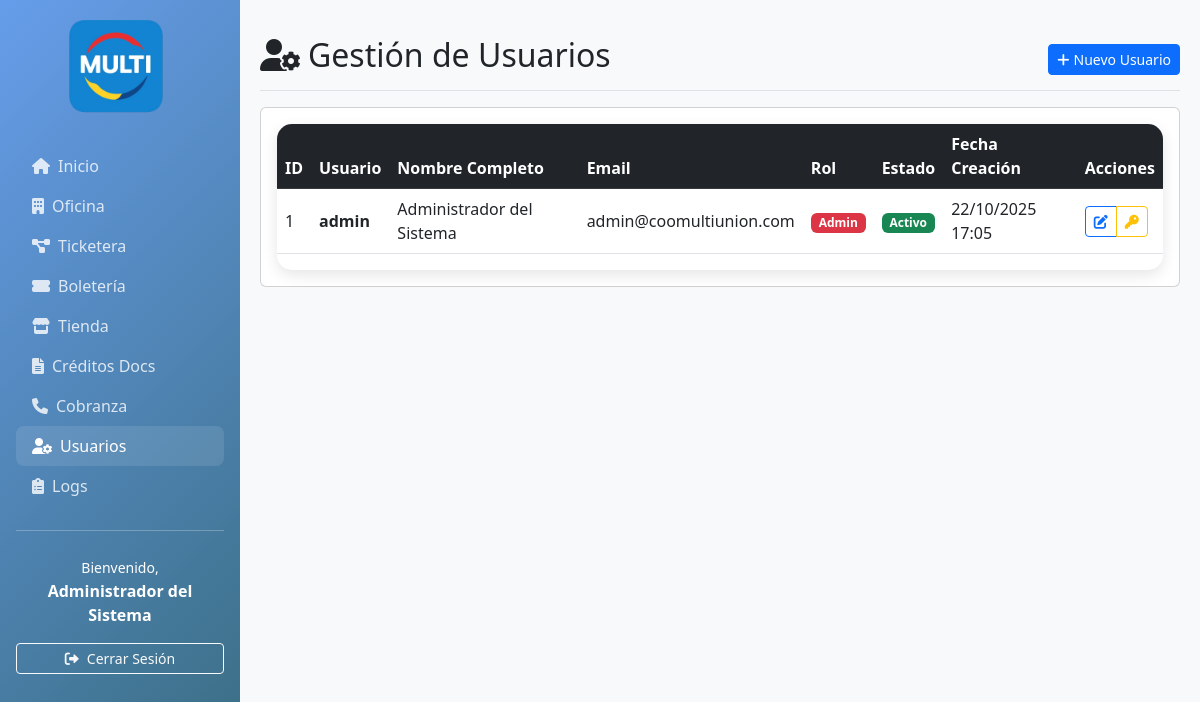
Page /ui/modules/usuarios/pages/usuarios.php (signed in) on the committed database.
### tables this page shows
CREATE TABLE IF NOT EXISTS control_usuarios (
        id INT AUTO_INCREMENT PRIMARY KEY,
        usuario VARCHAR(50) UNIQUE NOT NULL,
        password VARCHAR(255) NOT NULL,
        nombre_completo VARCHAR(100) NOT NULL,
        email VARCHAR(100),
        rol VARCHAR(20) NOT NULL,
        estado_activo BOOLEAN DEFAULT TRUE,
        fecha_creacion TIMESTAMP DEFAULT CURRENT_TIMESTAMP,
        fecha_actualizacion TIMESTAMP NULL DEFAULT NULL
    );

### ui/config/paths.php (called while the page is built, shortened)
<?php
function getBaseUrl() {
    $scriptName = $_SERVER['SCRIPT_NAME'];
    $marker = '/ui/';
    $pos = strpos($scriptName, $marker);
    if ($pos !== false) {
        return substr($scriptName, 0, $pos + strlen($marker));
    }
    return './';
}
?>

### ui/config/database.php (called while the page is built, shortened)
<?php
class Database {
    private static $instance = null;
    private $connection;
    private function __construct() {
        try {
            $this->connection = new PDO(
                "mysql:host=" . DB_HOST . ";dbname=" . DB_NAME . ";charset=utf8mb4",
                DB_USER,
                DB_PASS,
                [
                    PDO::ATTR_ERRMODE => PDO::ERRMODE_EXCEPTION,
                    PDO::ATTR_DEFAULT_FETCH_MODE => PDO::FETCH_ASSOC,
                    PDO::ATTR_EMULATE_PREPARES => false
                ]
            );
        } catch (PDOException $e) {
            die("Error de conexión: " . $e->getMessage());
        }
    }
    public static function getInstance() {
        if (self::$instance === null) {
            self::$instance = new self();
        }
        return self::$instance;
    }
    public function getConnection() {
        return $this->connection;
    }
}
function getConnection() {
    return Database::getInstance()->getConnection();
}
?>

### ui/controllers/AuthController.php (called while the page is built, shortened)
<?php
require_once __DIR__ . '/../models/User.php';
require_once __DIR__ . '/../config/paths.php';
require_once __DIR__ . '/../config/database.php';
class AuthController {
    public function isAuthenticated() {
        return isset($_SESSION['user_id']) &&
               !empty($_SESSION['user_id']) &&
               isset($_SESSION['username']) &&
               isset($_SESSION['nombre_completo']) &&
               isset($_SESSION['user_role']);
    }
    private function enforceIdleTimeout(int $idleSeconds = 3600): void {
        $now = time();
        $last = (int)($_SESSION['last_activity'] ?? $now);
    }
    public function getCurrentUser() {
        if ($this->isAuthenticated()) {
            return [
                'id' => $_SESSION['user_id'],
                'username' => $_SESSION['username'],
                'nombre_completo' => $_SESSION['nombre_completo'],
                'rol' => $_SESSION['user_role'],
                'email' => $_SESSION['user_email'] ?? ''
            ];
        }
        return null;
    }
    private function ensurePermissionsLoaded() {
        $currentRole = $_SESSION["user_role"] ?? '';
        $rolesPath = __DIR__ . '/../../roles.json';
        $currentRolesMtime = is_file($rolesPath) ? @filemtime($rolesPath) : 0;
        $needsReload = false;
        if (!isset($_SESSION['module_perms_loaded']) || !$_SESSION['module_perms_loaded']) {
            $needsReload = true;
        }
        if (($_SESSION['perm_role'] ?? null) !== $currentRole) {
            $needsReload = true;
        }
        if (($currentRolesMtime !== 0) && (($_SESSION['roles_json_mtime'] ?? 0) !== $currentRolesMtime)) {
            $needsReload = true;
        }
        if (!$needsReload) { return; }
        if ($currentRole === 'admin') {
            return;
        }
    }
    public function canAccessModule(string $moduleKey): bool {
        $role = $_SESSION['user_role'] ?? '';
        if ($role === 'admin') return true;
        return false;
    }
}
?>

### ui/models/User.php (called while the page is built, shortened)
<?php
require_once __DIR__ . '/../config/database.php';
class User {
    private $conn;
    public function __construct() {
        $this->conn = getConnection();
    }
    public function getAll() {
        try {
            $stmt = $this->conn->query("
                SELECT id, usuario, nombre_completo, email, rol, estado_activo as estado, fecha_creacion
                FROM control_usuarios
                ORDER BY nombre_completo
            ");
            return $stmt->fetchAll();
        } catch (Exception $e) {
            error_log("Error obteniendo usuarios: " . $e->getMessage());
            return [];
        }
    }
}
?>

### ui/utils/dictionary.php (called while the page is built, shortened)
<?php
require_once __DIR__ . '/../config/paths.php';
class Dictionary {
    private static $data = null;
    private static function load(): void {
        if (self::$data !== null) {
            return;
        }
        $jsonPath = getAbsolutePath('../dictionary.json');
        $raw = file_get_contents($jsonPath);
        $parsed = json_decode($raw, true);
        self::$data = is_array($parsed) ? $parsed : ['tablas' => []];
    }
    public static function label(string $table, string $field, ?string $default = null): string {
        $tablas = self::$data['tablas'] ?? [];
        $tabla = $tablas[$table] ?? null;
        return $default ?? ucwords(str_replace('_', ' ', $field));
    }
}
function dict_label(string $table, string $field, ?string $default = null): string {
    return Dictionary::label($table, $field, $default);
}
?>

### ui/modules/usuarios/pages/usuarios.php (the view, shortened to what this page needs)
<?php
require_once '../../../controllers/AuthController.php';
require_once '../../../models/User.php';
require_once '../../../config/paths.php';
require_once '../../../utils/dictionary.php';
$authController = new AuthController();
$authController->requireModule('usuarios.gestion');
$userModel = new User();
$usuarios = $userModel->getAll();
$currentUser = $authController->getCurrentUser();
$currentPage = 'usuarios';
include '../../../views/layouts/header.php';
?>
<div class="container-fluid">
    <div class="row">
        <?php include '../../../views/layouts/sidebar.php'; ?>
        <main class="col-12 main-content">
            <div class="d-flex justify-content-between flex-wrap flex-md-nowrap align-items-center pt-3 pb-2 mb-3 border-bottom">
                <h1 class="h2">
                    <i class="fas fa-user-cog me-2"></i>Gestión de Usuarios
                </h1>
                <div class="btn-toolbar mb-2 mb-md-0">
                    <button type="button" class="btn btn-sm btn-primary" data-bs-toggle="modal" data-bs-target="#createUserModal">
                        <i class="fas fa-plus me-1"></i>Nuevo Usuario
                    </button>
                </div>
            </div>
            <div class="card">
                <div class="card-body">
                    <div class="table-responsive">
                        <table class="table table-hover">
                            <thead class="table-dark">
                                <tr>
                                    <th>ID</th>
                                    <th><?php echo dict_label('control_usuarios','usuario','Usuario'); ?></th>
                                    <th><?php echo dict_label('control_usuarios','nombre_completo','Nombre Completo'); ?></th>
                                    <th><?php echo dict_label('control_usuarios','email','Email'); ?></th>
                                    <th><?php echo dict_label('control_usuarios','rol','Rol'); ?></th>
                                    <th><?php echo dict_label('control_usuarios','estado_activo','Estado'); ?></th>
                                    <th><?php echo dict_label('control_usuarios','fecha_creacion','Fecha Creación'); ?></th>
                                    <th>Acciones</th>
                                </tr>
                            </thead>
                            <tbody>
                                <?php foreach ($usuarios as $usuario): ?>
                                <tr>
                                    <td><?php echo htmlspecialchars($usuario['id']); ?></td>
                                    <td><strong><?php echo htmlspecialchars($usuario['usuario']); ?></strong></td>
                                    <td><?php echo htmlspecialchars($usuario['nombre_completo']); ?></td>
                                    <td><?php echo htmlspecialchars($usuario['email'] ?? ''); ?></td>
                                    <td>
                                        <span class="badge <?php echo $usuario['rol'] === 'admin' ? 'bg-danger' : 'bg-primary'; ?>">
                                            <?php echo ucfirst(htmlspecialchars($usuario['rol'])); ?>
                                        </span>
                                    </td>
                                    <td>
                                        <span class="badge <?php echo $usuario['estado'] ? 'bg-success' : 'bg-secondary'; ?>">
                                            <?php echo $usuario['estado'] ? 'Activo' : 'Inactivo'; ?>
                                        </span>
                                    </td>
                                    <td><?php echo date('d/m/Y H:i', strtotime($usuario['fecha_creacion'])); ?></td>
                                    <td>
                                        <div class="btn-group" role="group">
                                            <button type="button" class="btn btn-sm btn-outline-primary" data-bs-toggle="modal" data-bs-target="#editUserModal<?php echo $usuario['id']; ?>">
                                                <i class="fas fa-edit"></i>
                                            </button>
                                            <button type="button" class="btn btn-sm btn-outline-warning" data-bs-toggle="modal" data-bs-target="#changePasswordModal<?php echo $usuario['id']; ?>">
                                                <i class="fas fa-key"></i>
                                            </button>
                                        </div>
                                    </td>
                                </tr>
                                <?php endforeach; ?>
                            </tbody>
                        </table>
                    </div>
                </div>
            </div>
        </main>
    </div>
</div>
<?php include '../../../views/layouts/footer.php'; ?>

### ui/views/layouts/sidebar.php (shortened to what this page needs)
<div class="sidebar p-3">
    <div class="text-center mb-4">
        <a href="<?php echo getBaseUrl(); ?>pages/dashboard.php" class="d-inline-flex align-items-center text-decoration-none text-white">
            <img src="<?php echo getBaseUrl(); ?>assets/img/logo.png" alt="Multi" height="100" class="me-2">
        </a>
    </div>
    <nav class="nav flex-column">
        <a class="nav-link <?php echo $currentPage === 'dashboard' ? 'active' : ''; ?>" href="<?php echo getBaseUrl(); ?>pages/dashboard.php">
            <i class="fas fa-home me-2"></i>Inicio
        </a>
        <?php
        if (!function_exists('canAccess')) {
            require_once dirname(__DIR__, 2) . '/controllers/AuthController.php';
            $___authTmp = new AuthController();
            function canAccess($moduleKey) {
                global $___authTmp;
                return $___authTmp->canAccessModule($moduleKey);
            }
        }
        ?>
        <?php if (!empty($currentUser)): ?>
        <?php $isOficinaOpen = in_array(($currentPage ?? ''), ['oficina','productos','clausulas','asociados','pagos_pse','pagos_cash_qr','transacciones','trx_list','cargas','descargas','informaciones','oficina_comisiones','tasas_interes','tasas_productos']); ?>
        <a class="nav-link d-flex align-items-center justify-content-between" data-bs-toggle="collapse" href="#menuOficina" role="button" aria-expanded="<?php echo $isOficinaOpen ? 'true' : 'false'; ?>" aria-controls="menuOficina">
            <span><i class="fas fa-building me-2"></i>Oficina</span>
        </a>
        <?php $isTicketOpen = in_array(($currentPage ?? ''), ['ticketera_resumen','ticketera_tickets','ticketera_categorias']); ?>
        <?php if (canAccess('ticketera')): ?>
        <a class="nav-link d-flex align-items-center justify-content-between" data-bs-toggle="collapse" href="#menuTicketera" role="button" aria-expanded="<?php echo $isTicketOpen ? 'true' : 'false'; ?>" aria-controls="menuTicketera">
            <span><i class="fas fa-project-diagram me-2"></i>Ticketera</span>
        </a>
        <?php endif; ?>
        <?php $isBoleteriaOpen = in_array(($currentPage ?? ''), ['boleteria','boleteria_categorias','boleteria_boletas']); ?>
        <?php $canBole = canAccess('boleteria') || canAccess('boleteria.resumen') || canAccess('boleteria.categorias') || canAccess('boleteria.boletas'); ?>
        <?php if ($canBole): ?>
        <a class="nav-link d-flex align-items-center justify-content-between" data-bs-toggle="collapse" href="#menuBoleteria" role="button" aria-expanded="<?php echo $isBoleteriaOpen ? 'true' : 'false'; ?>" aria-controls="menuBoleteria">
            <span><i class="fas fa-ticket-alt me-2"></i>Boletería</span>
        </a>
        <?php endif; ?>
        <?php $isTiendaOpen = in_array(($currentPage ?? ''), ['tienda','tienda_catalogo','tienda_facturacion','tienda_inventario','tienda_compras','tienda_ventas','tienda_clientes','tienda_reversiones']); ?>
        <?php $canTienda = canAccess('tienda') || canAccess('tienda.resumen') || canAccess('tienda.catalogo') || canAccess('tienda.compras') || canAccess('tienda.inventario') || canAccess('tienda.clientes') || canAccess('tienda.ventas') || canAccess('tienda.facturacion') || canAccess('tienda.reversiones'); ?>
        <?php if ($canTienda): ?>
        <a class="nav-link d-flex align-items-center justify-content-between" data-bs-toggle="collapse" href="#menuTienda" role="button" aria-expanded="<?php echo $isTiendaOpen ? 'true' : 'false'; ?>" aria-controls="menuTienda">
            <span><i class="fas fa-store me-2"></i>Tienda</span>
        </a>
        <?php endif; ?>
        <?php $isCredDocsOpen = in_array(($currentPage ?? ''), ['creditos_docs_crear','creditos_docs_listar','creditos_docs_gestionar']); ?>
        <?php $canCredDocs = canAccess('creditos_docs') || canAccess('creditos_docs.crear') || canAccess('creditos_docs.listar') || canAccess('creditos_docs.gestionar'); ?>
        <?php if ($canCredDocs): ?>
        <a class="nav-link d-flex align-items-center justify-content-between" data-bs-toggle="collapse" href="#menuCredDocs" role="button" aria-expanded="<?php echo $isCredDocsOpen ? 'true' : 'false'; ?>" aria-controls="menuCredDocs">
            <span><i class="fas fa-file-alt me-2"></i>Créditos Docs</span>
        </a>
        <?php endif; ?>
        <?php $isCobranzaOpen = in_array(($currentPage ?? ''), ['cobranza','cobranza_comunicaciones','cobranza_comunicaciones_aportes']); ?>
        <?php $canCobr = canAccess('cobranza') || canAccess('cobranza.resumen') || canAccess('cobranza.comunicaciones'); ?>
        <?php if ($canCobr): ?>
        <a class="nav-link d-flex align-items-center justify-content-between" data-bs-toggle="collapse" href="#menuCobranza" role="button" aria-expanded="<?php echo $isCobranzaOpen ? 'true' : 'false'; ?>" aria-controls="menuCobranza">
            <span><i class="fas fa-phone me-2"></i>Cobranza</span>
        </a>
        <?php endif; ?>
        <?php if (canAccess('usuarios.gestion')): ?>
        <a class="nav-link <?php echo $currentPage === 'usuarios' ? 'active' : ''; ?>" href="<?php echo getBaseUrl(); ?>modules/usuarios/pages/usuarios.php">
            <i class="fas fa-user-cog me-2"></i>Usuarios
        </a>
        <?php endif; ?>
        <?php if (canAccess('logs.gestion')): ?>
        <a class="nav-link <?php echo $currentPage === 'logs' ? 'active' : ''; ?>" href="<?php echo getBaseUrl(); ?>modules/logs/pages/logs.php">
            <i class="fas fa-clipboard-list me-2"></i>Logs
        </a>
        <?php endif; ?>
        <?php endif; ?>
    </nav>
    <hr class="my-4">
    <div class="text-center">
        <small>Bienvenido,</small><br>
        <strong><?php echo htmlspecialchars($currentUser['nombre_completo'] ?? 'Usuario'); ?></strong>
    </div>
    <div class="mt-3">
        <a href="<?php echo getBaseUrl(); ?>logout.php" class="btn btn-outline-light btn-sm w-100">
            <i class="fas fa-sign-out-alt me-2"></i>Cerrar Sesión
        </a>
    </div>
</div>

### rows in the picture
control_usuarios: nombre_completo "Administrador del Sistema", id "1", usuario "admin", email "admin@coomultiunion.com", rol "Admin", estado_activo "Activo", fecha_creacion "22/10/2025 17:05"

### other values in the picture
dict_label('control_usuarios','usuario','Usuario') "Usuario"
dict_label('control_usuarios','nombre_completo','Nombre Completo') "Nombre Completo"
dict_label('control_usuarios','email','Email') "Email"
dict_label('control_usuarios','rol','Rol') "Rol"
dict_label('control_usuarios','estado_activo','Estado') "Estado"
dict_label('control_usuarios','fecha_creacion','Fecha Creación') "Fecha Creación"
